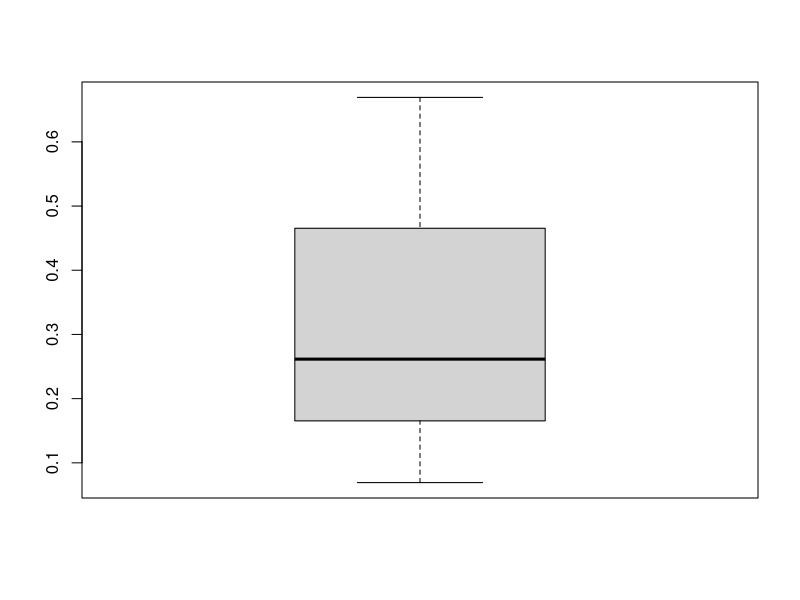
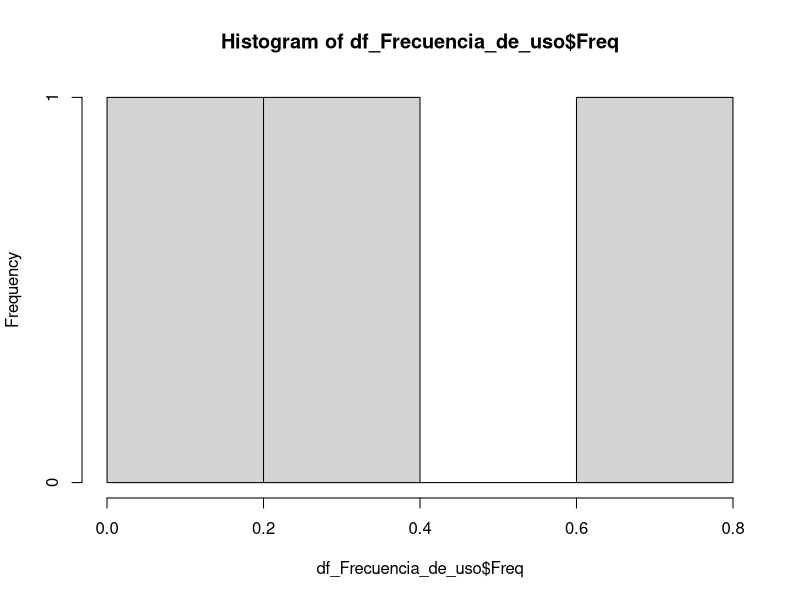
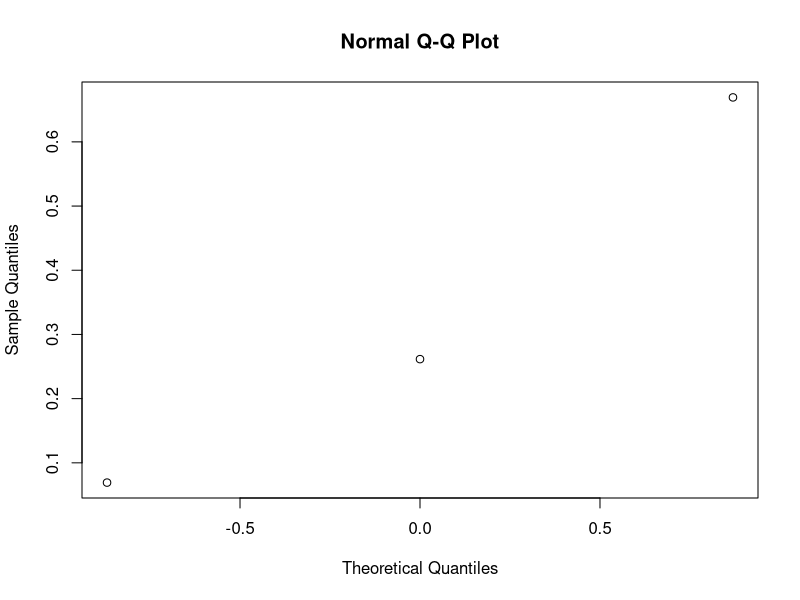
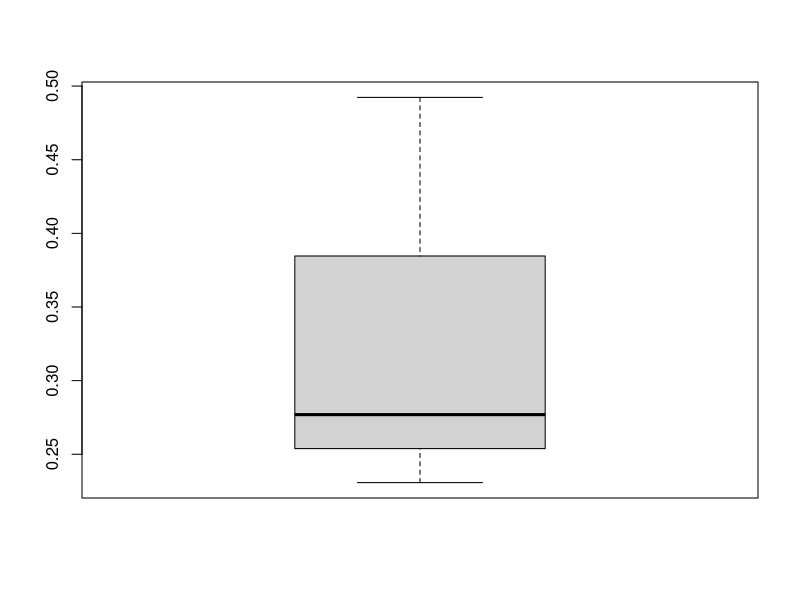
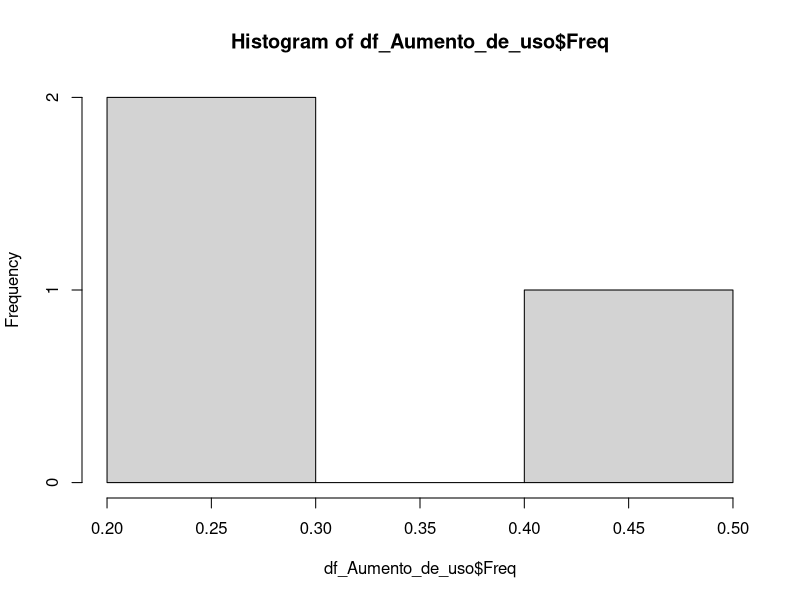
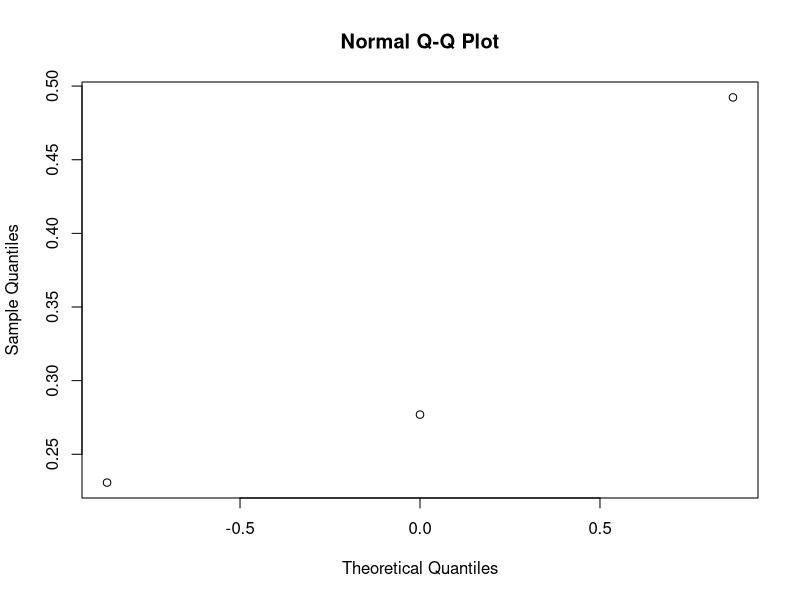
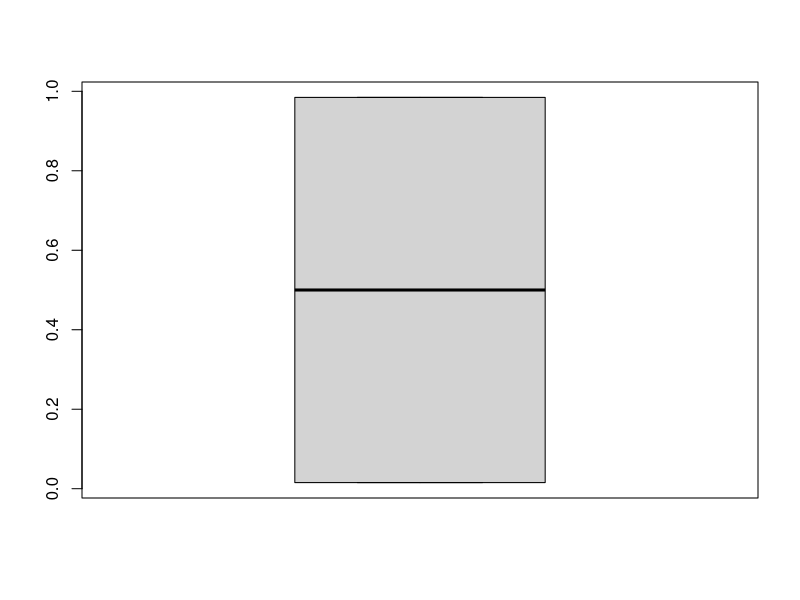
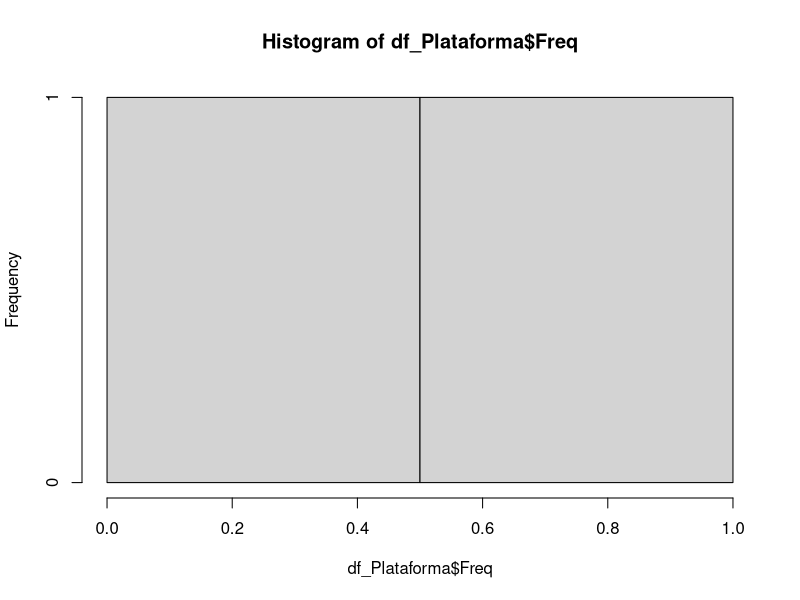

Write R code to recreate these figures, in order. (Note: this script raises an error after producing the figures.)
## ---- chunk 1
knitr::opts_chunk$set(echo = TRUE)

library(dplyr)
library(ggplot2)
library(caret)
## ---- chunk 2
survey <- read.csv("Tesis_cleaned.csv",sep = ",",header = T)

## ---- chunk 3
for (mynames in names(survey)) {
  if (mynames!="Horas_.diarias_.estudio") {
    survey[,mynames] <- as.factor(survey[,mynames])
    
  }
}

summary(survey)
## ---- chunk 4
#setwd("Users/carri/Desktop/Analisis Seminario/")

paper <-read.csv("tesis_paper.csv",header = T,sep = ",",encoding = "UTF-8",na.strings = c(""))

## ---- chunk 5
## vector para valores Na
na.paper <- c()
##recorrido de tabla en busca de valores NA
for (myname in names(paper)){
  
  print(myname)
  
  en<-as.data.frame(prop.table(table(is.na(paper[,myname]))))
  
  operacion <- en %>% filter(Var1==TRUE) %>% select(Freq)
  
  length(operacion$Freq)
  
  
  df_temp <- data.frame(
    
    column.name=c(myname),
    na.percentage=ifelse(length(operacion$Freq)==0,0,operacion$Freq[1])
  )
  na.paper <- rbind(na.paper,df_temp)
}
## ---- chunk 6

na.paper %>% arrange(-na.percentage) %>% filter(na.percentage > 0) 


## ---- chunk 7
paper[is.na(paper$Calidad_.conexi.n), "Calidad_.conexi.n"] <-"No"
## ---- chunk 8
table(paper$Calidad_.conexi.n)  

## ---- chunk 9

paper[is.na(paper$Estimaci.n_.horas_.libres),"Estimaci.n_.horas_.libres"] <- "Ninguna"
## ---- chunk 10
table(paper$Estimaci.n_.horas_.libres) 

## ---- chunk 11

paper[is.na(paper$Estimaci.n_.lms), "Estimaci.n_.lms"] <- "No utilizó LMS"
## ---- chunk 12
table(paper$Estimaci.n_.lms)   
## ---- chunk 13


as.data.frame(prop.table(table(survey$Frecuencia_.de_.uso))) %>% arrange(-Freq)
## ---- chunk 14
df_Frecuencia_de_uso <- as.data.frame(prop.table(table(survey$Frecuencia_.de_.uso))) %>% arrange(-Freq)
boxplot(df_Frecuencia_de_uso$Freq)
## ---- chunk 15
hist(df_Frecuencia_de_uso$Freq)

## ---- chunk 16
qqnorm(df_Frecuencia_de_uso$Freq)

## ---- chunk 17


as.data.frame(prop.table(table(survey$Aumento_.de_.uso))) %>% arrange(-Freq)
## ---- chunk 18
df_Aumento_de_uso <- as.data.frame(prop.table(table(survey$Aumento_.de_.uso))) %>% arrange(-Freq)
boxplot(df_Aumento_de_uso$Freq)
## ---- chunk 19
hist(df_Aumento_de_uso$Freq)

## ---- chunk 20
qqnorm(df_Aumento_de_uso$Freq)

## ---- chunk 21


as.data.frame(prop.table(table(survey$Plataforma))) %>% arrange(-Freq)
## ---- chunk 22
df_Plataforma <- as.data.frame(prop.table(table(survey$Plataforma))) %>% arrange(-Freq)
boxplot(df_Plataforma$Freq)
## ---- chunk 23
hist(df_Plataforma$Freq)

## ---- chunk 24
qqnorm(df_Plataforma$Freq)

## ---- chunk 25


as.data.frame(prop.table(table(survey$Uso_.lms))) %>% arrange(-Freq)
## ---- chunk 26
df_uso_lms <- as.data.frame(prop.table(table(survey$Uso_.lms))) %>% arrange(-Freq)
boxplot(df_uso_lms$Freq)
## ---- chunk 27
hist(df_uso_lms$Freq)

## ---- chunk 28
qqnorm(df_uso_lms$Freq)

## ---- chunk 29
table(survey$Frecuencia_.de_.uso,survey$Plataforma)

prop.table(table(survey$Frecuencia_.de_.uso,survey$Plataforma),1)

## ---- chunk 30
ggplot(survey)+
  aes(x= Frecuencia_.de_.uso, fill=Plataforma )+
  geom_bar(position = "stack")+
  theme(axis.text.x = element_text(angle = 45))

## ---- chunk 31
chisq.test(table(survey$Frecuencia_.de_.uso,survey$Plataforma))

## ---- chunk 32
table(survey$Aumento_.de_.uso,survey$Plataforma)

prop.table(table(survey$Frecuencia_.de_.uso,survey$Plataforma),1)

## ---- chunk 33
ggplot(survey)+
  aes(x=Aumento_.de_.uso , fill=Plataforma )+
  geom_bar(position = "stack")+
  theme(axis.text.x = element_text(angle = 45))

## ---- chunk 34
chisq.test(table(survey$Aumento_.de_.uso,survey$Plataforma))

## ---- chunk 35
table(survey$Aumento_.de_.uso,survey$Uso_.lms)

prop.table(table(survey$Aumento_.de_.uso,survey$Uso_.lms),1)

## ---- chunk 36
ggplot(survey)+
  aes(x=Aumento_.de_.uso , fill=Uso_.lms )+
  geom_bar(position = "stack")+
  theme(axis.text.x = element_text(angle = 45))

## ---- chunk 37
chisq.test(table(survey$Aumento_.de_.uso,survey$Uso_.lms))

## ---- chunk 38

str(survey$Reprobaci.n)



table(survey$Reprobaci.n)


summary(survey$Horas_.diarias_.estudio)


## ---- chunk 39
qqnorm(survey$Horas_.diarias_.estudio)

## ---- chunk 40

qqnorm(survey$Horas_.diarias_.estudio)
qqline(survey$Horas_.diarias_.estudio)

## ---- chunk 41
boxplot(survey$Horas_.diarias_.estudio)

## ---- chunk 42

shapiro.test(survey$Horas_.diarias_.estudio)

## ---- chunk 43

survey[survey$Horas_.diarias_.estudio > 4 , "Horas_.diarias_.estudio"] <- median(survey$Horas_.diarias_.estudio)


## ---- chunk 44
qqnorm(survey$Horas_.diarias_.estudio)

## ---- chunk 45
qqnorm(survey$Horas_.diarias_.estudio)
qqline(survey$Horas_.diarias_.estudio)

## ---- chunk 46
boxplot(survey$Horas_.diarias_.estudio)

## ---- chunk 47

shapiro.test(survey$Horas_.diarias_.estudio)

## ---- chunk 48

str(survey)

## ---- chunk 49
survey <- read.csv("Tesis_cleaned.csv",sep = ",",header = T)

table(survey$Uso_.lms)
prop.table(table(survey$Uso_.lms)) 

## ---- chunk 50
#CARGAR LAS VARIABLES DE ACOMPANAMIENTO JUNTO CON LA VARIABLE DE PESO PARA REGRESION LOGISTICA
features <- c(
  "Computadora_.permanente",
  "Conexión_.permanente",
  "Rango_.promedio_.clases",
  "Horas_.diarias_.estudio",
  "Disciplina",
  "Autodidacta",
  "Plataforma",
  "Frecuencia_.de_.uso", 
  "Recursos",
  "Uso_.lms"
)


#CREAMOS UN NUEVO VECTOR SET PARA CARGAR LAS VARIABLES QUE SOLO VAMOS USAR
set <- survey[, names(survey) %in% features ]

set$Uso_.lms <- as.factor(set$Uso_.lms)

#APLICAMOS LA REGRESION LOGISTICA Y CARGAMOS EL RESULTADO EN VECTOR MODEL
model <- glm(Uso_.lms ~ ., data = set, family = "binomial") 

#IMPRIMIMOS EL VECTOR MODEL PARA VER LOS RESULTADOS 
model

## ---- chunk 51

#CREAMOS U NUEVO VECTOR IMPIRTANCIA Y CORREMOS LA FUNCION VARIMP QUE NOS MUESTRA
#EL COEFICIENTE DE IMPORTANCIA POR NOMBRE DE VARIABLE
Importancia <- varImp(model)
#IMPRIMIMOS EL VECTOR IMPORTANCIA PARA VER LOS RESULTADOS 
Importancia

## ---- chunk 52


#HACEMOS UNA PeQUENA TRANSFORMACION PARA AGREGAR EL NOMBRE DE IMPORTANCIA A LA COLUMNA
Importancia$col <- row.names(Importancia)


#APLICAMOS UN ARRANGE AL COEFICIENTE DE IMPORTACIA DE VARIABLE OVERALL
Importancia <- Importancia %>% arrange(-Overall)  

#IMPRIMIMOS EL VECTOR IMPORTANCIA PARA VER EL ORDEN DE LAS VARIABLES SEGUN SU IMPORTANCIA
Importancia

## ---- chunk 53

#GENERAMOS UN GRAFICO PARA INTERPRETAR DE MEJOR FORMA LOS RESULTADOS DE CORRELACION
#DE CADA UNA DE LAS VARIABLES SEGUN EL ORDEN DE IMPORTANCIA CON LA VARIABLE DE PESO
ggplot(survey)+
  aes(x= Recursos, fill= Uso_.lms)+
  geom_bar(position = "fill")+
  theme(axis.text.x = element_text(angle = 45))+
  scale_fill_manual(values = c("#CF5C43","#999999"))

## ---- chunk 54

#GENERAMOS UN GRAFICO PARA INTERPRETAR DE MEJOR FORMA LOS RESULTADOS DE CORRELACION
#DE CADA UNA DE LAS VARIABLES SEGUN EL ORDEN DE IMPORTANCIA CON LA VARIABLE DE PESO
ggplot(survey)+
  aes(x= Computadora_.permanente, fill= Uso_.lms)+
  geom_bar(position = "fill")+
  theme(axis.text.x = element_text(angle = 45))+
  scale_fill_manual(values = c("#CF5C43","#999999"))

## ---- chunk 55

#GENERAMOS UN GRAFICO PARA INTERPRETAR DE MEJOR FORMA LOS RESULTADOS DE CORRELACION
#DE CADA UNA DE LAS VARIABLES SEGUN EL ORDEN DE IMPORTANCIA CON LA VARIABLE DE PESO
ggplot(survey)+
  aes(x= Recursos, fill= Uso_.lms)+
  geom_bar(position = "fill")+
  theme(axis.text.x = element_text(angle = 45))+
  scale_fill_manual(values = c("#CF5C43","#999999"))

## ---- chunk 56
#GENERAMOS UN GRAFICO PARA INTERPRETAR DE MEJOR FORMA LOS RESULTADOS DE CORRELACION
#DE CADA UNA DE LAS VARIABLES SEGUN EL ORDEN DE IMPORTANCIA CON LA VARIABLE DE PESO
ggplot(survey)+
  aes(x= Rango_.promedio_.clases, fill= Uso_.lms)+
  geom_bar(position = "stack")+
  theme(axis.text.x = element_text(angle = 45))+
  scale_fill_manual(values = c("#CF5C43","#999999"))

## ---- chunk 57

knitr::include_graphics("webApi.png")

## ---- chunk 58

knitr::include_graphics("moodle.png")

## ---- chunk 59

knitr::include_graphics("moodleETL.png")

## ---- chunk 60

knitr::include_graphics("baseRelacional.png")

## ---- chunk 61

knitr::include_graphics("Hadoo.png")

## ---- chunk 62

knitr::include_graphics("Api recomendaciones.png")

## ---- chunk 63

knitr::include_graphics("Usuario.png")

## ---- chunk 64

knitr::include_graphics("Solucion Tecnologica.png")

